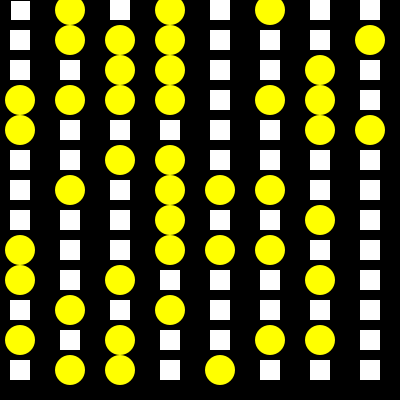
Frame 1 (no input)
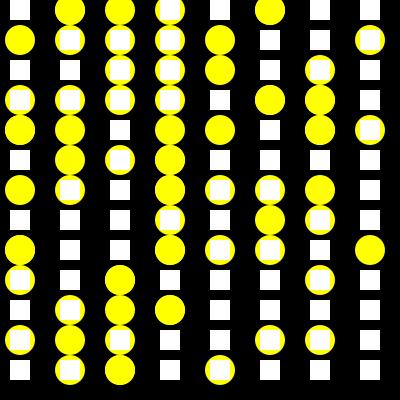
Frame 2 (the mouse pressed at the canvas centre, redrawn once)

The Processing sketch that drew these frames (run headless with seeded random() and noise(); the mouse was pressed at the canvas centre and the sketch redrawn once):

// Processing sketch: processing_39512
// ── processing_39512.pde

void setup(){
  size(400,400);
  background(0,0,0);
}

void draw(){
  for (int c = 10; c<height; c+=30){
    for (int i = 20; i<width; i+=50){
    float r = random(3);
    if (r>1){
      squares(i,c);
    }
    else{
    circle(i,c);
  }
    }
  }
  noLoop();
}
//yellow circle
void circle(float x, float y) {
  pushMatrix();
  translate(x,y);
  fill(255,255,0);
  noStroke();
  ellipseMode(CENTER);
  ellipse(0, 0, 30, 30);
  popMatrix();
}
//white square
void squares(float x, float y){
  pushMatrix();
  translate(x,y);
  fill(255);
  rectMode(CENTER);
  rect(0,0,20,20);
  popMatrix();
}
